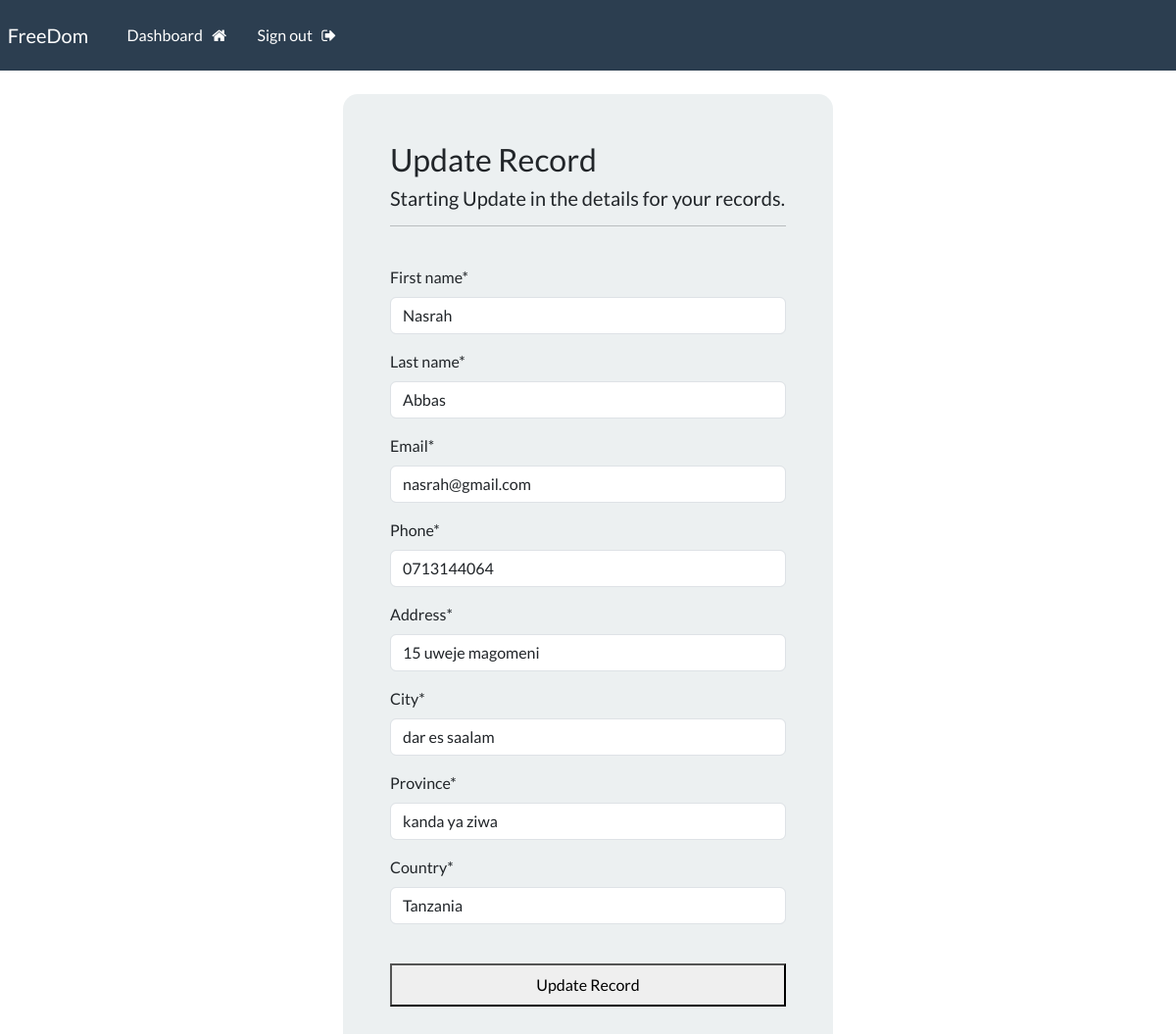
The app's page /update-record/1 (signed in) with its own data.
### freeapp/models.py (models this page shows, shortened)
class Record(models.Model):
    creation_date = models.DateTimeField(auto_now_add=True)
    first_name = models.CharField(max_length=100)
    last_name = models.CharField(max_length=100)
    email = models.CharField(max_length=300)
    phone = models.CharField(max_length=20)
    address = models.CharField(max_length=300)
    city = models.CharField(max_length=255)
    province = models.CharField(max_length=200)
    country = models.CharField(max_length=150)

### freeapp/views.py (the view)
# urls.py: path("update-record/<int:pk>", views.update_record, name="update-record"),
@login_required(login_url="my-login")
def update_record(request, pk):
    record = Record.objects.get(id=pk)
    form = UpdateRecordForm(instance=record)
    if request.method == "POST":
        form = UpdateRecordForm(request.POST, instance=record)
        if form.is_valid():
            form.save()
            return redirect("dashboard")
    context = {"form": form}
    return render(request, "freeapp/update-record.html", context=context)

### freeapp/forms.py
class UpdateRecordForm(forms.ModelForm):
    class Meta:
        model = Record
        fields = (
            "first_name",
            "last_name",
            "email",
            "phone",
            "address",
            "city",
            "province",
            "country",
        )

### freeapp/templates/freeapp/update-record.html (shortened to what this page needs)
{% extends 'freeapp/base.html' %} {% load crispy_forms_tags %}
    {% load crispy_forms_tags %} {% block content %}
    <div class="container bg-light shodow-md p-5 form-layout">
      <h3>Update Record</h3>
      <h5>Starting Update in the details for your records.</h5>
      <hr />
      <br />
      <form method="POST" autocomplete="off">
        {% csrf_token %} {{form|crispy}}
        <br />
        <button type="submit"  class="btn-btn-primary w-100 btn-block p-2">
          Update Record
        </button>
      </form>
    </div>
    {% endblock content %}

### static/css/style.css (style rules this page uses)
.form-layout { border-radius: 15px; width: 500px; }

### records on screen
Record: first_name "Nasrah", last_name "Abbas", email "nasrah@gmail.com", phone "0713144064", address "15 uweje magomeni", city "dar es saalam", province "kanda ya ziwa", country "Tanzania"
